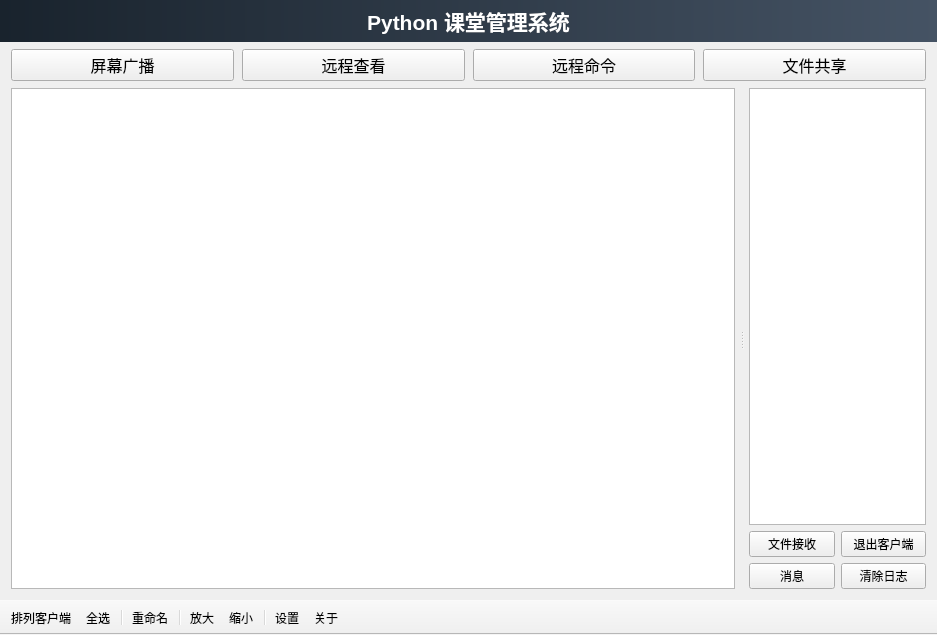
<?xml version="1.0" encoding="UTF-8"?>
<ui version="4.0">
 <class>DashboardForm</class>
 <widget class="QMainWindow" name="DashboardForm">
  <property name="geometry">
   <rect>
    <x>0</x>
    <y>0</y>
    <width>937</width>
    <height>635</height>
   </rect>
  </property>
  <property name="windowTitle">
   <string>PYCM 控制台</string>
  </property>
  <property name="windowIcon">
   <iconset resource="../Resources/Resources.qrc">
    <normaloff>:/Core/Core/Logo.png</normaloff>:/Core/Core/Logo.png</iconset>
  </property>
  <widget class="QWidget" name="central_widget">
   <layout class="QVBoxLayout" name="central_layout">
    <property name="spacing">
     <number>4</number>
    </property>
    <property name="leftMargin">
     <number>0</number>
    </property>
    <property name="topMargin">
     <number>0</number>
    </property>
    <property name="rightMargin">
     <number>0</number>
    </property>
    <property name="bottomMargin">
     <number>0</number>
    </property>
    <item>
     <widget class="QLabel" name="title">
      <property name="font">
       <font>
        <pointsize>16</pointsize>
        <weight>75</weight>
        <bold>true</bold>
       </font>
      </property>
      <property name="styleSheet">
       <string notr="true">background-color: qlineargradient(spread:pad, x1:0, y1:0, x2:1, y2:0, stop:0 rgba(25, 35, 45, 255), stop:1 rgba(69, 83, 100, 255));
color: rgb(255, 255, 255);
padding-top: 5px;
padding-bottom: 5px;
</string>
      </property>
      <property name="text">
       <string>Python 课堂管理系统</string>
      </property>
      <property name="alignment">
       <set>Qt::AlignCenter</set>
      </property>
      <property name="margin">
       <number>6</number>
      </property>
     </widget>
    </item>
    <item>
     <layout class="QVBoxLayout" name="main_layout" stretch="1,30">
      <property name="spacing">
       <number>7</number>
      </property>
      <property name="leftMargin">
       <number>11</number>
      </property>
      <property name="topMargin">
       <number>3</number>
      </property>
      <property name="rightMargin">
       <number>11</number>
      </property>
      <property name="bottomMargin">
       <number>11</number>
      </property>
      <item>
       <widget class="QFrame" name="frame_header">
        <property name="sizePolicy">
         <sizepolicy hsizetype="Preferred" vsizetype="Preferred">
          <horstretch>0</horstretch>
          <verstretch>0</verstretch>
         </sizepolicy>
        </property>
        <property name="minimumSize">
         <size>
          <width>0</width>
          <height>0</height>
         </size>
        </property>
        <property name="frameShape">
         <enum>QFrame::NoFrame</enum>
        </property>
        <property name="frameShadow">
         <enum>QFrame::Plain</enum>
        </property>
        <layout class="QHBoxLayout" name="frame_header_layout">
         <property name="spacing">
          <number>8</number>
         </property>
         <property name="leftMargin">
          <number>0</number>
         </property>
         <property name="topMargin">
          <number>0</number>
         </property>
         <property name="rightMargin">
          <number>0</number>
         </property>
         <property name="bottomMargin">
          <number>0</number>
         </property>
         <item>
          <widget class="QPushButton" name="toggle_broadcast">
           <property name="sizePolicy">
            <sizepolicy hsizetype="Minimum" vsizetype="Minimum">
             <horstretch>0</horstretch>
             <verstretch>0</verstretch>
            </sizepolicy>
           </property>
           <property name="minimumSize">
            <size>
             <width>0</width>
             <height>0</height>
            </size>
           </property>
           <property name="font">
            <font>
             <pointsize>12</pointsize>
             <weight>50</weight>
             <bold>false</bold>
            </font>
           </property>
           <property name="text">
            <string>屏幕广播</string>
           </property>
           <property name="checkable">
            <bool>true</bool>
           </property>
           <property name="checked">
            <bool>false</bool>
           </property>
          </widget>
         </item>
         <item>
          <widget class="QPushButton" name="remote_spy">
           <property name="sizePolicy">
            <sizepolicy hsizetype="Minimum" vsizetype="Minimum">
             <horstretch>0</horstretch>
             <verstretch>0</verstretch>
            </sizepolicy>
           </property>
           <property name="minimumSize">
            <size>
             <width>0</width>
             <height>0</height>
            </size>
           </property>
           <property name="font">
            <font>
             <pointsize>12</pointsize>
            </font>
           </property>
           <property name="text">
            <string>远程查看</string>
           </property>
           <property name="checkable">
            <bool>true</bool>
           </property>
          </widget>
         </item>
         <item>
          <widget class="QPushButton" name="remote_command">
           <property name="sizePolicy">
            <sizepolicy hsizetype="Minimum" vsizetype="Minimum">
             <horstretch>0</horstretch>
             <verstretch>0</verstretch>
            </sizepolicy>
           </property>
           <property name="minimumSize">
            <size>
             <width>0</width>
             <height>0</height>
            </size>
           </property>
           <property name="font">
            <font>
             <pointsize>12</pointsize>
            </font>
           </property>
           <property name="text">
            <string>远程命令</string>
           </property>
          </widget>
         </item>
         <item>
          <widget class="QPushButton" name="file_share">
           <property name="sizePolicy">
            <sizepolicy hsizetype="Minimum" vsizetype="Minimum">
             <horstretch>0</horstretch>
             <verstretch>0</verstretch>
            </sizepolicy>
           </property>
           <property name="minimumSize">
            <size>
             <width>0</width>
             <height>0</height>
            </size>
           </property>
           <property name="font">
            <font>
             <pointsize>12</pointsize>
            </font>
           </property>
           <property name="text">
            <string>文件共享</string>
           </property>
          </widget>
         </item>
        </layout>
       </widget>
      </item>
      <item>
       <widget class="QFrame" name="frame_body">
        <property name="frameShape">
         <enum>QFrame::NoFrame</enum>
        </property>
        <property name="frameShadow">
         <enum>QFrame::Raised</enum>
        </property>
        <layout class="QVBoxLayout" name="frame_body_layout">
         <property name="leftMargin">
          <number>0</number>
         </property>
         <property name="topMargin">
          <number>0</number>
         </property>
         <property name="rightMargin">
          <number>0</number>
         </property>
         <property name="bottomMargin">
          <number>0</number>
         </property>
         <item>
          <widget class="QSplitter" name="frame_body_splitter">
           <property name="orientation">
            <enum>Qt::Horizontal</enum>
           </property>
           <property name="handleWidth">
            <number>4</number>
           </property>
           <widget class="QWidget" name="desktop_widget_container" native="true">
            <property name="sizePolicy">
             <sizepolicy hsizetype="Preferred" vsizetype="Preferred">
              <horstretch>8</horstretch>
              <verstretch>0</verstretch>
             </sizepolicy>
            </property>
            <layout class="QVBoxLayout" name="desktop_widget_container_layout">
             <property name="leftMargin">
              <number>0</number>
             </property>
             <property name="topMargin">
              <number>0</number>
             </property>
             <property name="rightMargin">
              <number>5</number>
             </property>
             <property name="bottomMargin">
              <number>0</number>
             </property>
             <item>
              <widget class="QListWidget" name="desktop_layout">
               <property name="font">
                <font>
                 <pointsize>10</pointsize>
                </font>
               </property>
               <property name="editTriggers">
                <set>QAbstractItemView::NoEditTriggers</set>
               </property>
               <property name="showDropIndicator" stdset="0">
                <bool>false</bool>
               </property>
               <property name="dragDropMode">
                <enum>QAbstractItemView::DragDrop</enum>
               </property>
               <property name="defaultDropAction">
                <enum>Qt::IgnoreAction</enum>
               </property>
               <property name="selectionMode">
                <enum>QAbstractItemView::ContiguousSelection</enum>
               </property>
               <property name="iconSize">
                <size>
                 <width>240</width>
                 <height>135</height>
                </size>
               </property>
               <property name="movement">
                <enum>QListView::Free</enum>
               </property>
               <property name="resizeMode">
                <enum>QListView::Adjust</enum>
               </property>
               <property name="viewMode">
                <enum>QListView::IconMode</enum>
               </property>
              </widget>
             </item>
            </layout>
           </widget>
           <widget class="QWidget" name="log_widget_container" native="true">
            <property name="sizePolicy">
             <sizepolicy hsizetype="Preferred" vsizetype="Preferred">
              <horstretch>2</horstretch>
              <verstretch>0</verstretch>
             </sizepolicy>
            </property>
            <layout class="QVBoxLayout" name="log_widget_container_layout">
             <property name="leftMargin">
              <number>5</number>
             </property>
             <property name="topMargin">
              <number>0</number>
             </property>
             <property name="rightMargin">
              <number>0</number>
             </property>
             <property name="bottomMargin">
              <number>0</number>
             </property>
             <item>
              <widget class="QTextBrowser" name="log_area">
               <property name="font">
                <font>
                 <pointsize>10</pointsize>
                </font>
               </property>
               <property name="readOnly">
                <bool>true</bool>
               </property>
               <property name="html">
                <string notr="true">&lt;!DOCTYPE HTML PUBLIC &quot;-//W3C//DTD HTML 4.0//EN&quot; &quot;http://www.w3.org/TR/REC-html40/strict.dtd&quot;&gt;
&lt;html&gt;&lt;head&gt;&lt;meta name=&quot;qrichtext&quot; content=&quot;1&quot; /&gt;&lt;style type=&quot;text/css&quot;&gt;
p, li { white-space: pre-wrap; }
&lt;/style&gt;&lt;/head&gt;&lt;body style=&quot; font-family:'SimSun'; font-size:10pt; font-weight:400; font-style:normal;&quot;&gt;
&lt;p style=&quot;-qt-paragraph-type:empty; margin-top:0px; margin-bottom:0px; margin-left:0px; margin-right:0px; -qt-block-indent:0; text-indent:0px;&quot;&gt;&lt;br /&gt;&lt;/p&gt;&lt;/body&gt;&lt;/html&gt;</string>
               </property>
               <property name="openLinks">
                <bool>false</bool>
               </property>
              </widget>
             </item>
             <item>
              <layout class="QHBoxLayout" name="action_buttons_layout_2">
               <item>
                <widget class="QPushButton" name="file_receive_config">
                 <property name="text">
                  <string>文件接收</string>
                 </property>
                </widget>
               </item>
               <item>
                <widget class="QPushButton" name="client_quit">
                 <property name="text">
                  <string>退出客户端</string>
                 </property>
                </widget>
               </item>
              </layout>
             </item>
             <item>
              <layout class="QHBoxLayout" name="action_buttons_layout_1">
               <item>
                <widget class="QPushButton" name="send_message_button">
                 <property name="sizePolicy">
                  <sizepolicy hsizetype="Minimum" vsizetype="Minimum">
                   <horstretch>0</horstretch>
                   <verstretch>0</verstretch>
                  </sizepolicy>
                 </property>
                 <property name="maximumSize">
                  <size>
                   <width>16777215</width>
                   <height>16777215</height>
                  </size>
                 </property>
                 <property name="text">
                  <string>消息</string>
                 </property>
                </widget>
               </item>
               <item>
                <widget class="QPushButton" name="clear_log_area">
                 <property name="sizePolicy">
                  <sizepolicy hsizetype="Minimum" vsizetype="Minimum">
                   <horstretch>0</horstretch>
                   <verstretch>0</verstretch>
                  </sizepolicy>
                 </property>
                 <property name="text">
                  <string>清除日志</string>
                 </property>
                </widget>
               </item>
              </layout>
             </item>
            </layout>
           </widget>
          </widget>
         </item>
        </layout>
       </widget>
      </item>
     </layout>
    </item>
   </layout>
  </widget>
  <widget class="QToolBar" name="tool_bar">
   <property name="sizePolicy">
    <sizepolicy hsizetype="Expanding" vsizetype="Maximum">
     <horstretch>0</horstretch>
     <verstretch>0</verstretch>
    </sizepolicy>
   </property>
   <property name="minimumSize">
    <size>
     <width>0</width>
     <height>0</height>
    </size>
   </property>
   <property name="baseSize">
    <size>
     <width>0</width>
     <height>0</height>
    </size>
   </property>
   <property name="windowTitle">
    <string notr="true">toolBar</string>
   </property>
   <property name="styleSheet">
    <string notr="true">height: 20px</string>
   </property>
   <property name="movable">
    <bool>false</bool>
   </property>
   <property name="allowedAreas">
    <set>Qt::BottomToolBarArea</set>
   </property>
   <property name="toolButtonStyle">
    <enum>Qt::ToolButtonTextOnly</enum>
   </property>
   <property name="floatable">
    <bool>false</bool>
   </property>
   <attribute name="toolBarArea">
    <enum>BottomToolBarArea</enum>
   </attribute>
   <attribute name="toolBarBreak">
    <bool>false</bool>
   </attribute>
   <addaction name="client_sort"/>
   <addaction name="client_select_all"/>
   <addaction name="separator"/>
   <addaction name="client_rename"/>
   <addaction name="separator"/>
   <addaction name="client_scroll_in"/>
   <addaction name="client_scroll_out"/>
   <addaction name="separator"/>
   <addaction name="settings"/>
   <addaction name="about"/>
  </widget>
  <action name="client_sort">
   <property name="text">
    <string>排列客户端</string>
   </property>
  </action>
  <action name="client_select_all">
   <property name="text">
    <string>全选</string>
   </property>
  </action>
  <action name="client_scroll_in">
   <property name="text">
    <string>放大</string>
   </property>
  </action>
  <action name="client_scroll_out">
   <property name="text">
    <string>缩小</string>
   </property>
  </action>
  <action name="client_rename">
   <property name="text">
    <string>重命名</string>
   </property>
  </action>
  <action name="settings">
   <property name="text">
    <string>设置</string>
   </property>
  </action>
  <action name="about">
   <property name="text">
    <string>关于</string>
   </property>
  </action>
 </widget>
 <resources>
  <include location="../Resources/Resources.qrc"/>
 </resources>
 <connections>
  <connection>
   <sender>client_select_all</sender>
   <signal>triggered()</signal>
   <receiver>desktop_layout</receiver>
   <slot>selectAll()</slot>
   <hints>
    <hint type="sourcelabel">
     <x>-1</x>
     <y>-1</y>
    </hint>
    <hint type="destinationlabel">
     <x>520</x>
     <y>410</y>
    </hint>
   </hints>
  </connection>
  <connection>
   <sender>client_sort</sender>
   <signal>triggered()</signal>
   <receiver>desktop_layout</receiver>
   <slot>doItemsLayout()</slot>
   <hints>
    <hint type="sourcelabel">
     <x>-1</x>
     <y>-1</y>
    </hint>
    <hint type="destinationlabel">
     <x>461</x>
     <y>413</y>
    </hint>
   </hints>
  </connection>
  <connection>
   <sender>client_scroll_in</sender>
   <signal>triggered()</signal>
   <receiver>DashboardForm</receiver>
   <slot>client_scroll_in()</slot>
   <hints>
    <hint type="sourcelabel">
     <x>-1</x>
     <y>-1</y>
    </hint>
    <hint type="destinationlabel">
     <x>577</x>
     <y>385</y>
    </hint>
   </hints>
  </connection>
  <connection>
   <sender>client_scroll_out</sender>
   <signal>triggered()</signal>
   <receiver>DashboardForm</receiver>
   <slot>client_scroll_out()</slot>
   <hints>
    <hint type="sourcelabel">
     <x>-1</x>
     <y>-1</y>
    </hint>
    <hint type="destinationlabel">
     <x>577</x>
     <y>385</y>
    </hint>
   </hints>
  </connection>
  <connection>
   <sender>send_message_button</sender>
   <signal>clicked()</signal>
   <receiver>DashboardForm</receiver>
   <slot>send_message()</slot>
   <hints>
    <hint type="sourcelabel">
     <x>1060</x>
     <y>724</y>
    </hint>
    <hint type="destinationlabel">
     <x>1080</x>
     <y>724</y>
    </hint>
   </hints>
  </connection>
  <connection>
   <sender>toggle_broadcast</sender>
   <signal>clicked(bool)</signal>
   <receiver>DashboardForm</receiver>
   <slot>toggle_broadcast(bool)</slot>
   <hints>
    <hint type="sourcelabel">
     <x>128</x>
     <y>73</y>
    </hint>
    <hint type="destinationlabel">
     <x>139</x>
     <y>73</y>
    </hint>
   </hints>
  </connection>
  <connection>
   <sender>remote_command</sender>
   <signal>clicked()</signal>
   <receiver>DashboardForm</receiver>
   <slot>remote_command()</slot>
   <hints>
    <hint type="sourcelabel">
     <x>777</x>
     <y>72</y>
    </hint>
    <hint type="destinationlabel">
     <x>807</x>
     <y>69</y>
    </hint>
   </hints>
  </connection>
  <connection>
   <sender>remote_spy</sender>
   <signal>clicked(bool)</signal>
   <receiver>DashboardForm</receiver>
   <slot>toggle_remote_spy(bool)</slot>
   <hints>
    <hint type="sourcelabel">
     <x>530</x>
     <y>76</y>
    </hint>
    <hint type="destinationlabel">
     <x>518</x>
     <y>75</y>
    </hint>
   </hints>
  </connection>
  <connection>
   <sender>client_rename</sender>
   <signal>triggered()</signal>
   <receiver>DashboardForm</receiver>
   <slot>client_rename()</slot>
   <hints>
    <hint type="sourcelabel">
     <x>-1</x>
     <y>-1</y>
    </hint>
    <hint type="destinationlabel">
     <x>651</x>
     <y>389</y>
    </hint>
   </hints>
  </connection>
  <connection>
   <sender>settings</sender>
   <signal>triggered()</signal>
   <receiver>DashboardForm</receiver>
   <slot>show_settings()</slot>
   <hints>
    <hint type="sourcelabel">
     <x>-1</x>
     <y>-1</y>
    </hint>
    <hint type="destinationlabel">
     <x>651</x>
     <y>389</y>
    </hint>
   </hints>
  </connection>
  <connection>
   <sender>about</sender>
   <signal>triggered()</signal>
   <receiver>DashboardForm</receiver>
   <slot>show_about()</slot>
   <hints>
    <hint type="sourcelabel">
     <x>-1</x>
     <y>-1</y>
    </hint>
    <hint type="destinationlabel">
     <x>651</x>
     <y>389</y>
    </hint>
   </hints>
  </connection>
  <connection>
   <sender>file_receive_config</sender>
   <signal>clicked()</signal>
   <receiver>DashboardForm</receiver>
   <slot>show_file_receive()</slot>
   <hints>
    <hint type="sourcelabel">
     <x>1054</x>
     <y>684</y>
    </hint>
    <hint type="destinationlabel">
     <x>1064</x>
     <y>685</y>
    </hint>
   </hints>
  </connection>
  <connection>
   <sender>client_quit</sender>
   <signal>clicked()</signal>
   <receiver>DashboardForm</receiver>
   <slot>client_quit()</slot>
   <hints>
    <hint type="sourcelabel">
     <x>1239</x>
     <y>684</y>
    </hint>
    <hint type="destinationlabel">
     <x>1205</x>
     <y>652</y>
    </hint>
   </hints>
  </connection>
  <connection>
   <sender>clear_log_area</sender>
   <signal>clicked()</signal>
   <receiver>log_area</receiver>
   <slot>clear()</slot>
   <hints>
    <hint type="sourcelabel">
     <x>1272</x>
     <y>722</y>
    </hint>
    <hint type="destinationlabel">
     <x>1272</x>
     <y>663</y>
    </hint>
   </hints>
  </connection>
  <connection>
   <sender>log_area</sender>
   <signal>anchorClicked(QUrl)</signal>
   <receiver>DashboardForm</receiver>
   <slot>show_file_receive()</slot>
   <hints>
    <hint type="sourcelabel">
     <x>1125</x>
     <y>420</y>
    </hint>
    <hint type="destinationlabel">
     <x>1154</x>
     <y>417</y>
    </hint>
   </hints>
  </connection>
  <connection>
   <sender>file_share</sender>
   <signal>clicked()</signal>
   <receiver>DashboardForm</receiver>
   <slot>show_file_server()</slot>
   <hints>
    <hint type="sourcelabel">
     <x>1133</x>
     <y>70</y>
    </hint>
    <hint type="destinationlabel">
     <x>1143</x>
     <y>72</y>
    </hint>
   </hints>
  </connection>
 </connections>
 <slots>
  <slot>clear_client_selection()</slot>
  <slot>client_scroll_in()</slot>
  <slot>client_scroll_out()</slot>
  <slot>send_message()</slot>
  <slot>toggle_broadcast(bool)</slot>
  <slot>remote_command()</slot>
  <slot>toggle_remote_spy(bool)</slot>
  <slot>client_rename()</slot>
  <slot>show_settings()</slot>
  <slot>show_about()</slot>
  <slot>show_file_receive()</slot>
  <slot>client_quit()</slot>
  <slot>show_file_server()</slot>
 </slots>
</ui>
